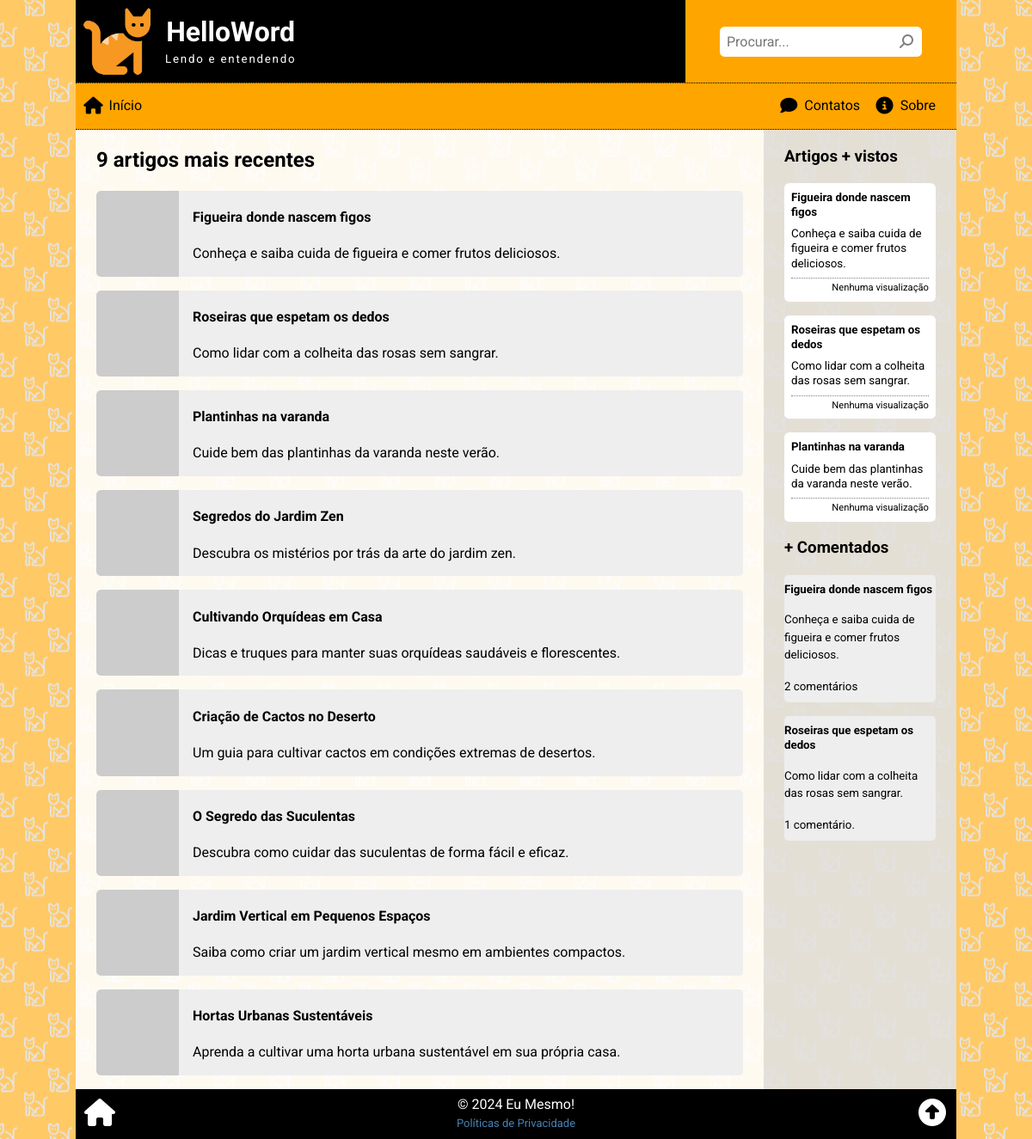
The page / on the database its author committed.
### tables this page shows
CREATE TABLE article (
    art_id INT PRIMARY KEY AUTO_INCREMENT,
    art_date TIMESTAMP DEFAULT CURRENT_TIMESTAMP,
    art_thumbnail VARCHAR(255),
    art_title VARCHAR(127),
    art_summary VARCHAR(255),
    art_author INT,
    art_content TEXT,
    art_views INT DEFAULT '0',
    art_status ENUM('on', 'off', 'del') DEFAULT 'on',
    FOREIGN KEY (art_author) REFERENCES employee(emp_id)
);

### _global.php (the view, shortened to what this page needs)
<?php
$site = [
    "sitename" => "HelloWord",
    "title" => "HelloWord",
    "slogan" => "Lendo e entendendo",
    "logo" => "logo02.png",
    "mysql_hostname" => "localhost",
    "mysql_username" => "root",
    "mysql_password" => "",
    "mysql_database" => "helloword",
    "summary_length" => 40,
    "social_list" => [
        [
            "name" => "GitHub.com",
            "link" => "https://github.com/Luferat",
            "icon" => "fa-brands fa-square-github fa-fw",
            "color" => "#333"
        ], [
            "name" => "X / Twitter",
            "link" => "https://twitter.com/Luferat",
            "icon" => "fa-brands fa-square-x-twitter fa-fw",
            "color" => "#14171a"
        ], [
            "name" => "Youtube",
            "link" => "https://www.youtube.com/channel/UCkN6I-gfJlL5lUj9shkyxPQ",
            "icon" => "fa-brands fa-square-youtube fa-fw",
            "color" => "#ff0000"
        ], [
            "name" => "Facebook",
            "link" => "https://facebook.com/Luferat",
            "icon" => "fa-brands fa-square-facebook fa-fw",
            "color" => "#1877f2"
        ], [
            "name" => "Instagram",
            "link" => "https://instagram.com/Luferat",
            "icon" => "fa-brands fa-square-instagram fa-fw",
            "color" => "#405de6"
        ], [
            "name" => "LinkedIn",
            "link" => "https://www.linkedin.com/in/luferat/",
            "icon" => "fa-brands fa-linkedin fa-fw",
            "color" => "#0a66c2"
        ]
    ]
];
$conn = new mysqli(
    $site["mysql_hostname"],
    $site["mysql_username"],
    $site["mysql_password"],
    $site["mysql_database"]
);
$conn->query("SET NAMES 'utf8'");
$conn->query('SET character_set_connection=utf8');
$conn->query('SET character_set_client=utf8');
$conn->query('SET character_set_results=utf8');
$conn->query('SET GLOBAL lc_time_names = pt_BR');
$conn->query('SET lc_time_names = pt_BR');
function view_article($article_id)
{
    global $conn;
    $sql = <<<SQL
        SELECT
            art_id, art_thumbnail, art_title, art_summary
        FROM article
        WHERE
            art_id = '{$article_id}';
    SQL;
    $res = $conn->query($sql);
    $art = $res->fetch_assoc();
    return <<<HTML
        <div class="article" onclick="location.href = 'view.php?id={$art['art_id']}'">
        <img src="{$art['art_thumbnail']}" alt="{$art['art_title']}">
        <div>
            <h4>{$art['art_title']}</h4>
            <p>{$art['art_summary']}</p>
        </div>
        </div>
    HTML;
}
function aside_box($data = [])
{
    $clicked = $title = $body = $body_content = $footer = '';
    if (isset($data['href']))
        $clicked = 'class="clicked" onclick="location.href = \'' . $data['href'] . '\'"';
    if (isset($data['title']))
        $title = "<h5>{$data['title']}</h5>";
    if (isset($data['body'])) {
        if (isset($data['limit']))
            $body_content = cutString($data['body'], $data['limit']);
        else
            $body_content = $data['body'];
        $body = '<small title="' . $data['body'] . '">' . $body_content . '</small>';
    }
    if (isset($data['footer']))
        $footer = '<small class="footer">' . $data['footer'] . '</small>';
    $out = <<<HTML
        <div {$clicked}>
            {$title}
            {$body}
            {$footer}
        </div>
    HTML;
    return $out;
}

### widgets/_mostviewed.php
<?php
$num_list = (isset($num_list)) ? intval($num_list) : 3;
$sql = <<<SQL
SELECT
    art_id, art_title, art_summary, art_views
FROM article
WHERE
    art_status = 'on'
    AND art_date <= NOW()
ORDER BY art_views DESC
LIMIT {$num_list};
SQL;
$res = $conn->query($sql);
$aside_viewed = '
    <div class="aside_block">
        <h3>Artigos + vistos</h3>
';
while ($mv = $res->fetch_assoc()) :
    if (intval($mv['art_views']) == 0) $art_views = "Nenhuma visualização";
    elseif ($mv['art_views'] == 1) $art_views = "1 visualização";
    else $art_views = "{$mv['art_views']} visualizações";
    $aside_viewed .= aside_box([
        'href' => "view.php?id={$mv['art_id']}",
        'title' => $mv['art_title'],
        'body' => $mv['art_summary'],
        'footer' => $art_views
    ]);
endwhile;
$aside_viewed .= '</div>';
echo $aside_viewed;

### assets/css/global.css (style rules this page uses)
* { box-sizing: border-box; outline: none; }
html, body { position: relative; width: 100%; height: 100%; padding: 0; margin: 0; font-family: 'Roboto', Arial, Helvetica, sans-serif; font-size: 16px; line-height: 1.3; }
body { background-color: rgba(255, 166, 0, 0.6); background-image: url('../img/back01.png'); background-attachment: fixed; background-position: center; background-repeat: repeat; }
.aside_block div { background-color: #fff; padding: .5rem; border-radius: .35rem; margin-bottom: 1rem; }
.clicked { cursor: pointer; }
.aside_block h5 { margin: 0; }
.aside_block small { display: block; margin-top: .5rem; }
.aside_block small.footer { border-top: 1px dotted grey; padding-top: .25rem; font-size: 70%; text-align: right; }

### assets/css/index.css (style rules this page uses)
.article, .viewed > div { background-color: #eee; display: flex; flex-direction: column; margin-bottom: 1rem; cursor: pointer; border-radius: .3rem; }
.article img, .viewed img { width: 100%; height: auto; border-radius: .35rem .35rem 0 0; }
.article div, .viewed>div>div { padding: 0 1rem; }
@media screen and (min-width: 768px) { .article { flex-direction: row; } }
@media screen and (min-width: 768px) { .article img { width: 6rem; height: auto; border-radius: .35rem 0 0 .35rem; } }

### rows shown on the page
article: art_title "Figueira donde nascem figos", art_summary "Conheça e saiba cuida de figueira e comer frutos deliciosos.", title "Figueira donde nascem figos", body_content "Conheça e saiba cuida de figueira e comer frutos deliciosos."
article: art_title "Roseiras que espetam os dedos", art_summary "Como lidar com a colheita das rosas sem sangrar.", title "Roseiras que espetam os dedos", body_content "Como lidar com a colheita das rosas sem sangrar."
article: art_title "Plantinhas na varanda", art_summary "Cuide bem das plantinhas da varanda neste verão.", title "Plantinhas na varanda", body_content "Cuide bem das plantinhas da varanda neste verão."
article: art_title "Segredos do Jardim Zen", art_summary "Descubra os mistérios por trás da arte do jardim zen."
article: art_title "Cultivando Orquídeas em Casa", art_summary "Dicas e truques para manter suas orquídeas saudáveis e florescentes."
article: art_title "Criação de Cactos no Deserto", art_summary "Um guia para cultivar cactos em condições extremas de desertos."
article: art_title "O Segredo das Suculentas", art_summary "Descubra como cuidar das suculentas de forma fácil e eficaz."
article: art_title "Jardim Vertical em Pequenos Espaços", art_summary "Saiba como criar um jardim vertical mesmo em ambientes compactos."
article: art_title "Hortas Urbanas Sustentáveis", art_summary "Aprenda a cultivar uma horta urbana sustentável em sua própria casa."

### other values the page prints
$site["title"] "HelloWord"
$site["slogan"] "Lendo e entendendo"
$total "9"
$art['art_title'] "Figueira donde nascem figos"
$art['art_summary'] "Conheça e saiba cuida de figueira e comer frutos deliciosos."
$tot "2 comentários"
$art['art_title'] "Roseiras que espetam os dedos"
$art['art_summary'] "Como lidar com a colheita das rosas sem sangrar."
$tot "1 comentário."
